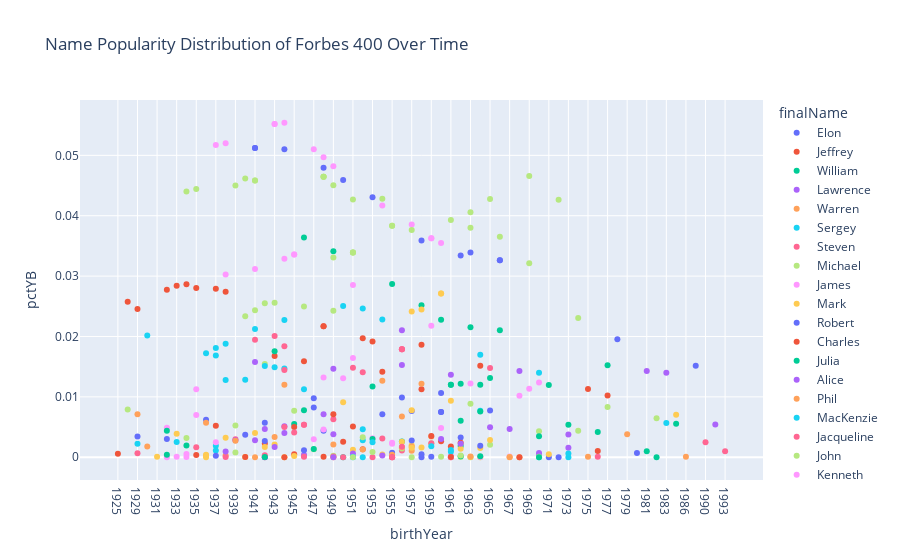

Write notebook code for a chart like this one.
### Code cell
fig2 = px.scatter(df, x='birthYear', y='pctYB', color="finalName",
              title='Name Popularity Distribution of Forbes 400 Over Time',
                  labels={'x':"Birth Year",
                          'y':'Percent of Babies Born With Name of Billionaire'})
fig2.update_xaxes(categoryorder='category ascending')
fig2.update_layout(hovermode="x")

fig2.show()
